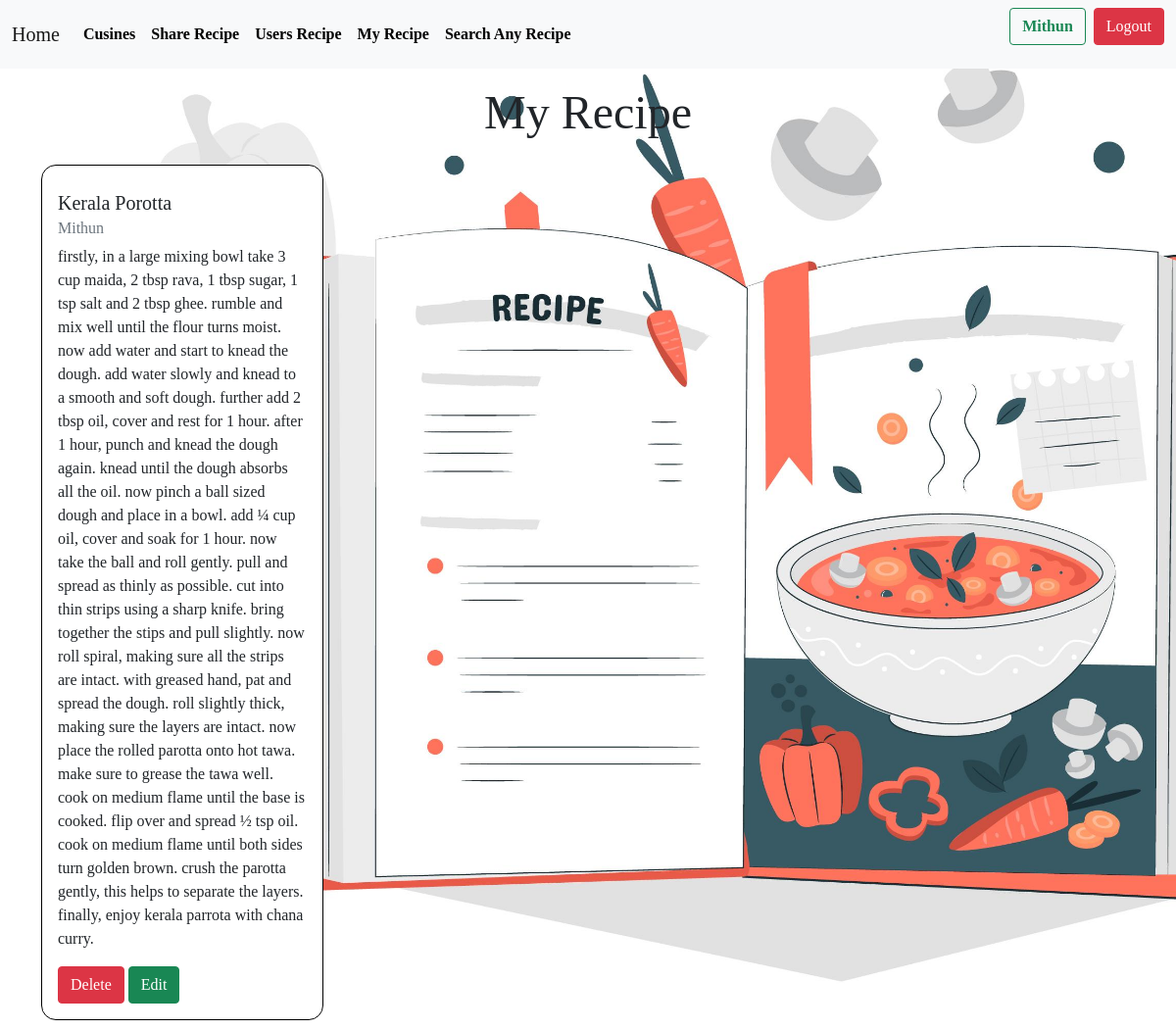
/my_recipe (signed in), run on the app's committed database.
### app1/models.py (models this page shows, shortened)
class Recipes(models.Model):
    author=models.ForeignKey(User,on_delete=models.CASCADE)
    food_name=models.CharField(max_length=255)
    recipe=models.TextField()

### app1/views.py (the view)
# urls.py: path('my_recipe',views.my_recipe,name='my_recipe'),
@login_required
def my_recipe(request):
    user_recipes = Recipes.objects.filter(author=request.user)
    return render(request, "myrecipe.html",{"current_user_recipe":user_recipes})

### templates/Myrecipe.html (shortened to what this page needs)
{% extends 'base.html' %}
{% load static %}
{% block content %}
<html lang="en">
<head>
</head>
<body>
    <h1 class="display-5 text-center mt-3">My Recipe</h1>
    <div class="container">
        <div class="row">
            {% for data in current_user_recipe %}
            <div class="col-12 col-md-3 mt-3">
                <div class="card" style="width: 18rem; margin-bottom: 10px;">
                    <div class="card-body" style="margin-top: 10px;">
                      <h5 class="card-title">{{data.food_name}}</h5>
                      <h6 class="card-subtitle mb-2 text-muted">{{data.author}}</h6>
                      <p class="card-text">{{data.recipe}}</p>
                      <a  class="btn btn-danger" onclick="confirmDelete('{{ data.id }}')">Delete</a>
                      <a href="{% url 'edit' data.id %}" class="btn btn-success">Edit</a>
                    </div>
                  </div>
            </div>
            {% endfor %}
        </div>
    </div>
</body>
{% endblock content %}

### templates/base.html (shortened to what this page needs)
{% load static %}
<html lang="en">
<head>
    <link href="https://cdn.jsdelivr.net/npm/bootstrap@5.0.2/dist/css/bootstrap.min.css" rel="stylesheet">
</head>
<body>
    <nav class="navbar navbar-expand-lg navbar-light bg-light ">
        <div class="container-fluid">
          <a class="navbar-brand" href="{% url 'home' %}">Home</a>
          <div class="collapse navbar-collapse" id="navbarSupportedContent">
            <ul class="navbar-nav me-auto mb-2 mb-lg-0 " style="list-style-type: none;">
              <li class="nav-item">
                <a class="nav-link" href="{% url 'indian_dish' %}" style="color: black;"><strong>Cusines</strong></a>
              </li>
              <li class="nav-item">
                <a class="nav-link" href="{% url 'share_recipe' %}" style="color: black;"><strong>Share Recipe</strong></a>
              </li>
              <li class="nav-item">
                <a class="nav-link" href="{% url 'users_recipe' %}" style="color: black;"><strong>Users Recipe</strong></a>
              </li>
              <li class="nav-item">
                <a class="nav-link" href="{% url 'my_recipe' %}" style="color: black;"><strong>My Recipe</strong></a>
              </li>
              <li class="nav-item">
                <a class="nav-link" href= "{% url 'search' %}" style="color: black;"><strong>Search Any Recipe</strong></a>
              </li>
          </ul>
          {% if request.user.is_authenticated %}
          <ul class="d-flex align-items-center" style="list-style-type: none;">
            <li class="nav-item " style="list-style-type: none;">
                <a class="btn btn-outline-success me-2 text-end " ><strong>{{request.user|capfirst}}</strong></a>
            </li>
            <li class="nav-item ms-auto" style="list-style-type: none;">
                <a class="btn btn-danger" href="{% url 'Logout' %}">Logout</a>
            </li>
            {% else %}
            <li class="nav-item" style="list-style-type: none;">
              <a class="btn btn-danger text-white" href="{% url 'user_auth' %}" style=" color: black;"><strong>Login</strong></a>
            </li>
          </ul>
          {% endif %}
          </div>
        </div>
      </nav>
      {% block content %}
      {% endblock %}
</body>
</html>

### templates/base.html (style rules this page uses)
.navbar-nav { font-family: 'Helvatica'; }

### data on the page
Recipes: food_name "Kerala Porotta", author "Mithun", recipe "firstly, in a large mixing bowl take 3 cup maida, 2 tbsp rava, 1 tbsp sugar, 1 tsp salt and 2 tbsp ghee. rumble and mix well until the flour turns moist. now add water and start to knead the dough. add water slowly and knead to a smooth and soft dough. further add 2 tbsp oil, cover and rest for 1 hour. after 1 hour, punch and knead the dough again. knead until the dough absorbs all the oil. now pinch a ball sized dough and place in a bowl. add ¼ cup oil, cover and soak for 1 hour. now take the ball and roll gently. pull and spread as thinly as possible. cut into thin strips using a sharp knife. bring together the stips and pull slightly. now roll spiral, making sure all the strips are…"

### other printed values
{{ request.user|capfirst }} "Mithun"
